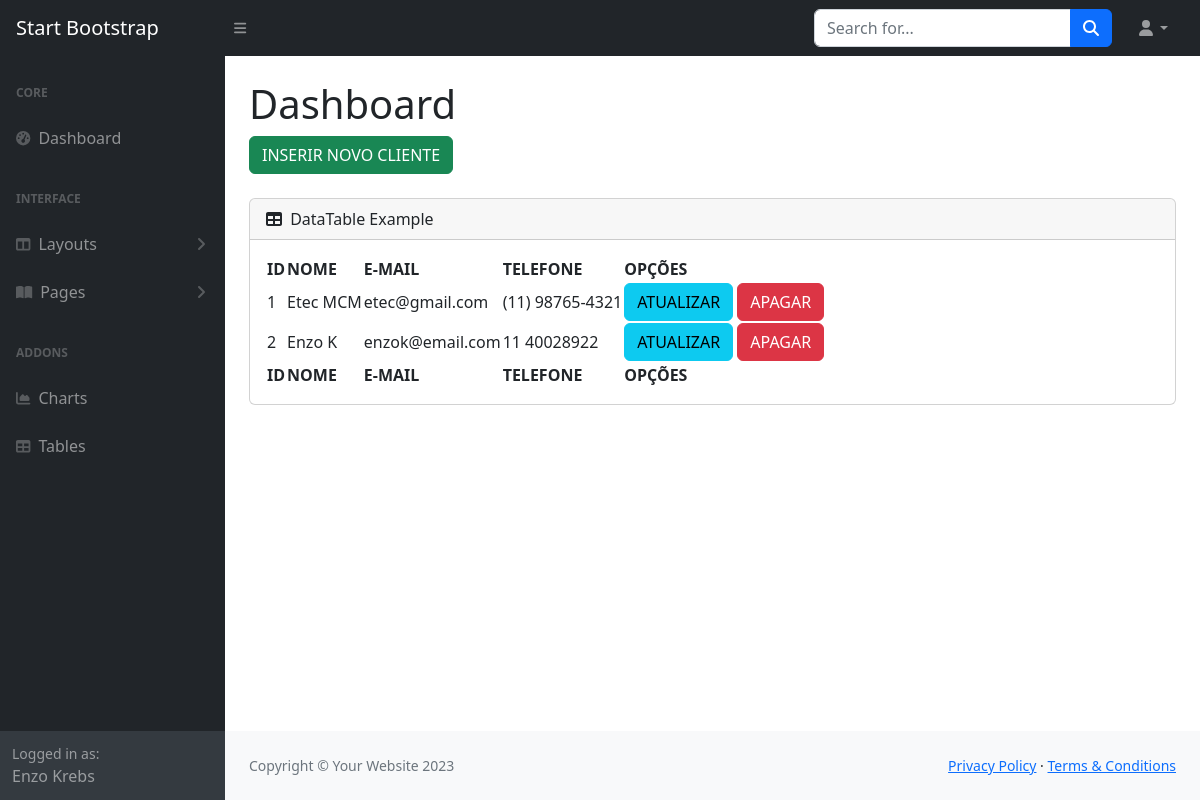
Screenshot of /painel/index.php (signed in) with the database file from the repository.
### tables this page shows
CREATE TABLE `clientes` (
  `id_cliente` int(11) NOT NULL,
  `nome_cliente` varchar(255) NOT NULL,
  `email_cliente` varchar(255) NOT NULL,
  `telefone` varchar(255) NOT NULL
);

### painel/index.php (the view, shortened to what this page needs)
<?php
    include 'conecta.php';
    include 'menu.php';
?>
            <div id="layoutSidenav_content">
                <main>
                    <div class="container-fluid px-4">
                        <h1 class="mt-4">Dashboard</h1>
                        <ol class="breadcrumb mb-4">
                            <li class="breadcrumb-item active">
                                <a class="btn btn-success" href="insere_cliente.php">INSERIR NOVO CLIENTE</a>
                            </li>
                        </ol>
                        <div class="card mb-4">
                            <div class="card-header">
                                <i class="fas fa-table me-1"></i>
                                DataTable Example
                            </div>
                            <div class="card-body">
                                <table id="datatablesSimple">
                                    <thead>
                                        <tr>
                                            <th>ID</th>
                                            <th>NOME</th>
                                            <th>E-MAIL</th>
                                            <th>TELEFONE</th>
                                            <th>OPÇÕES</th>
                                        </tr>
                                    </thead>
                                    <tfoot>
                                        <tr>
                                            <th>ID</th>
                                            <th>NOME</th>
                                            <th>E-MAIL</th>
                                            <th>TELEFONE</th>
                                            <th>OPÇÕES</th>
                                        </tr>
                                    </tfoot>
                                    <tbody>
                                    <?php
                                        $sql = "SELECT * FROM clientes";
                                        $consulta = $conexao->query($sql);
                                        while($dados = $consulta->fetch_assoc()){
                                            echo "<tr>";
                                            echo "<td>".$dados['id_cliente']."</td>";
                                            echo "<td>".$dados['nome_cliente']."</td>";
                                            echo "<td>".$dados['email_cliente']."</td>";
                                            echo "<td>".$dados['telefone']."</td>";
                                            echo "<td>
                                                <a class='btn btn-info' href='atualiza_cliente.php?id=".$dados['id_cliente']."'>ATUALIZAR</a>
                                                <a class='btn btn-danger' href='processa_delete_cliente.php?id=".$dados['id_cliente']."'>APAGAR</a>
                                            </td>";
                                            echo "</tr>";
                                        }
                                    ?>
                                    </tbody>
                                </table>
                            </div>
                        </div>
                    </div>
                </main>
                <footer class="py-4 bg-light mt-auto">
                    <div class="container-fluid px-4">
                        <div class="d-flex align-items-center justify-content-between small">
                            <div class="text-muted">Copyright &copy; Your Website 2023</div>
                            <div>
                                <a href="#">Privacy Policy</a>
                                &middot;
                                <a href="#">Terms &amp; Conditions</a>
                            </div>
                        </div>
                    </div>
                </footer>
            </div>
        </div>
    </body>
</html>

### rows the page displays
clientes: id_cliente "1", nome_cliente "Etec MCM", email_cliente "etec@gmail.com", telefone "(11) 98765-4321"
clientes: id_cliente "2", nome_cliente "Enzo K", email_cliente "enzok@email.com", telefone "11 40028922"

### other values shown
$_SESSION['nome'] "Enzo Krebs"
